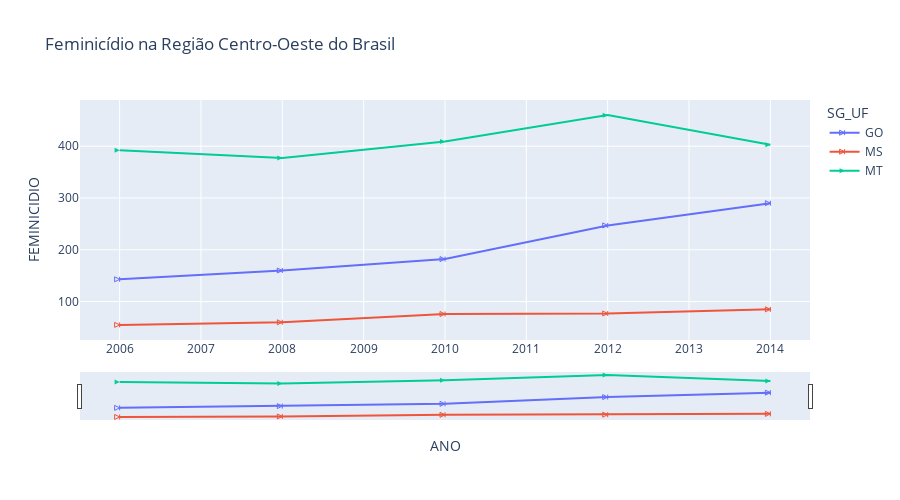

Notebook code for this chart:
### Code cell
# Criando um gráfico de área
import plotly.express as px
fig = px.line(fem_centro, 
              x="ANO", 
              y="FEMINICIDIO", 
              color='SG_UF', 
              height=500,
              title='Feminicídio na Região Centro-Oeste do Brasil')

raw_symbols = SymbolValidator().values
# Take only the string values which are in this order.
symbols_names = raw_symbols[::-2]
markers = cycle(symbols_names)

fig.update_traces(mode='lines+markers')
for d in fig.data:
    d.marker.symbol = next(markers)
    d.marker.size = 5


fig.update_layout(xaxis_rangeslider_visible=True)
fig.show()

### Figure 1 — Plotly figure (JSON) as saved in the notebook; plotly's stock layout.template omitted (floating-point values rounded to 4 significant figures)
{"data": [{"hovertemplate": "SG_UF=GO<br>ANO=%{x}<br>FEMINICIDIO=%{y}<extra></extra>", "legendgroup": "GO", "line": {"color": "#636efa", "dash": "solid"}, "marker": {"size": 5, "symbol": "arrow-bar-right-open"}, "mode": "lines+markers", "name": "GO", "orientation": "v", "showlegend": true, "type": "scatter", "x": [2006, 2008, 2010, 2012, 2014], "xaxis": "x", "y": [143, 160, 182, 247, 290], "yaxis": "y"}, {"hovertemplate": "SG_UF=MS<br>ANO=%{x}<br>FEMINICIDIO=%{y}<extra></extra>", "legendgroup": "MS", "line": {"color": "#EF553B", "dash": "solid"}, "marker": {"size": 5, "symbol": 152}, "mode": "lines+markers", "name": "MS", "orientation": "v", "showlegend": true, "type": "scatter", "x": [2006, 2008, 2010, 2012, 2014], "xaxis": "x", "y": [55, 60, 76, 77, 85], "yaxis": "y"}, {"hovertemplate": "SG_UF=MT<br>ANO=%{x}<br>FEMINICIDIO=%{y}<extra></extra>", "legendgroup": "MT", "line": {"color": "#00cc96", "dash": "solid"}, "marker": {"size": 5, "symbol": "52"}, "mode": "lines+markers", "name": "MT", "orientation": "v", "showlegend": true, "type": "scatter", "x": [2006, 2008, 2010, 2012, 2014], "xaxis": "x", "y": [392, 377, 409, 460, 403], "yaxis": "y"}], "layout": {"height": 500, "legend": {"title": {"text": "SG_UF"}, "tracegroupgap": 0}, "title": {"text": "Feminicídio na Região Centro-Oeste do Brasil"}, "xaxis": {"anchor": "y", "domain": [0, 1], "rangeslider": {"visible": true}, "title": {"text": "ANO"}}, "yaxis": {"anchor": "x", "domain": [0, 1], "title": {"text": "FEMINICIDIO"}}}}
